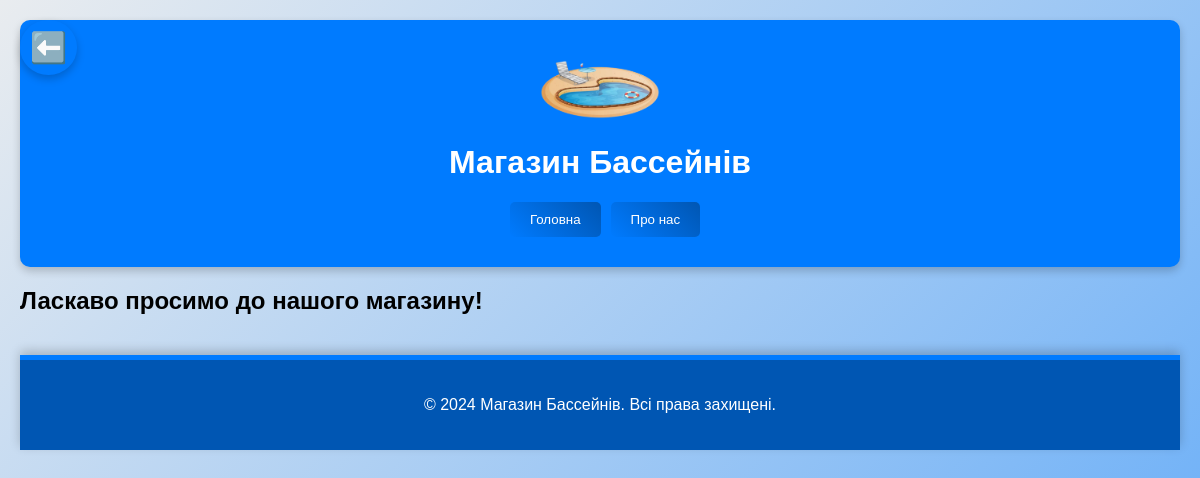
The page /products on the database as committed earlier.
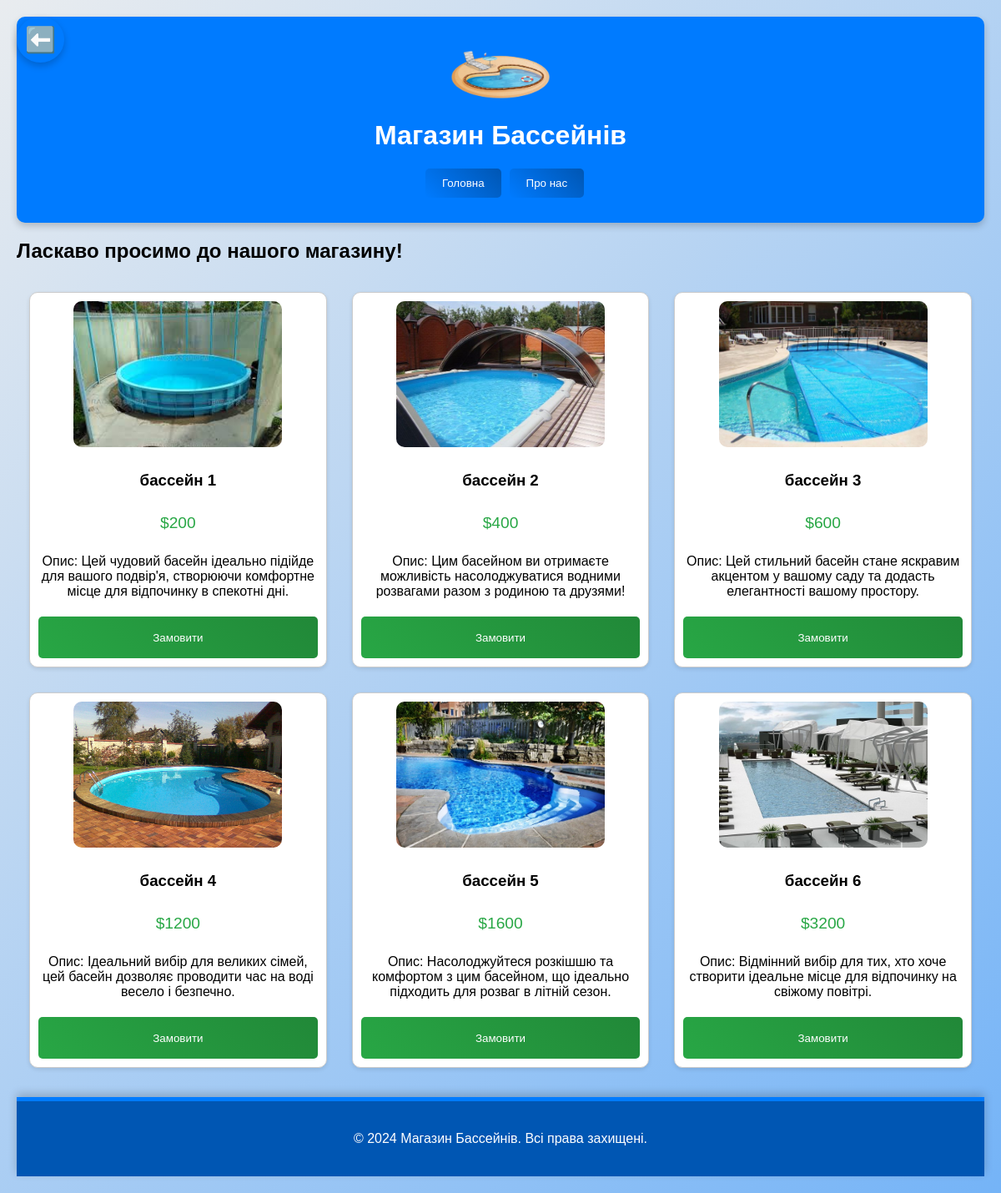
The same page on the database as committed later.
### tables this page shows
CREATE TABLE products(id INTEGER PRIMARY KEY AUTOINCREMENT,name VARCHAR(255),description VARCHAR(255),price INTEGER,depth INTEGER,image_name VARCHAR(255));

### main.py (the view)
@app.route("/products")
def products():
    connection = sqlite3.connect("database.sqlite")
    cursor = connection.cursor()
    cards = cursor.execute("SELECT * FROM products").fetchall()
    connection.close()
    print(cards)
    return render_template('products_new.html', products=cards)

### templates/products_new.html
{% extends 'products.html' %}
{% block content %}
    {% for card in products %}
        <div class="product-card">
                <img src="{{ url_for('static', filename='img/' + card[5]) }}" alt={{card[1]}}  class="product-image">
                <h3>{{card[1]}}</h3>
                <p class="price">{{card[3]}}</p>
                <p>Опис: {{card[2]}}</p>
                <button class="order-button" onclick="navigateTo('order')">Замовити</button>
        </div>
    {% endfor %}
{% endblock %}

### templates/products.html (shortened to what this page needs)
<!DOCTYPE html>
<html lang="uk">
<head>
    <link rel="stylesheet" href="style.css">
</head>
<body>
    <header>
        <div class="logo-container">
            <img src="depositphotos_23428992-stock-illustration-a-swimming-pool-removebg-preview(1).png" alt="Логотип" class="logo-img">
            <h1 class="logo-text">Магазин Бассейнів</h1>
        </div>
        <nav class="navbar">
            <button onclick="navigateTo('index')" class="nav-button">Головна</button>
            <button onclick="navigateTo('about')" class="nav-button">Про нас</button>
        </nav>
    </header>
    <main>
        <section class="hero-section">
            <h2 class="welcome-heading">Ласкаво просимо до нашого магазину!</h2>
        </section>
        <section class="products-section">
            {% block content %}{% endblock %}
        </section>
        <button class="back-button" onclick="navigateTo('index')">⬅️</button>
    </main>
    <footer>
        <p>© 2024 Магазин Бассейнів. Всі права захищені.</p>
    </footer>
</body>
</html>

### static/style/style.css (style rules this page uses)
body { font-family: 'Arial', sans-serif; background: linear-gradient(135deg, #e9ecef, #007bff); background-size: 200% 200%; animation: backgroundAnimation 10s ease infinite; margin: 0; padding: 20px; animation: fadeIn 1s ease-in-out; }
header { display: block; text-align: center; background-color: #007bff; padding: 30px; color: white; box-shadow: 0 4px 8px rgba(0, 0, 0, 0.2); border-radius: 10px; animation: slideIn 0.5s ease; }
.logo-img { max-width: 120px; margin-top: 10px; height: auto; transition: transform 0.3s ease; }
.navbar { display: flex; justify-content: center; margin-top: 20px; }
.nav-button { background: linear-gradient(45deg, #007bff, #0056b3); color: white; border: none; border-radius: 5px; padding: 10px 20px; margin-left: 10px; cursor: pointer; transition: background-color 0.3s, transform 0.3s, box-shadow 0.3s; }
.products-section { display: flex; flex-wrap: wrap; justify-content: space-between; margin-top: 20px; }
.product-card { border: 2px solid #007bff; border-radius: 10px; padding: 15px; text-align: center; margin: 10px; background-color: #ffffff; box-shadow: 0 6px 15px rgba(0, 0, 0, 0.2); width: calc(33.333% - 20px); height: 450px; box-sizing: border-box; display: flex; flex-direction: column; justify-content: space-between; transition: transform 0.3s; animation: fadeInUp 0.5s ease forwards; opacity: 0; }
.product-image { width: 80%; max-width: 300px; height: auto; margin: 0 auto; border-radius: 10px; margin-bottom: 10px; transition: transform 0.3s; }
.price { font-size: 1.5em; margin: 10px 0; color: #28a745; }
.order-button { position: relative; background: linear-gradient(45deg, #28a745, #218838); color: white; border: none; border-radius: 5px; padding: 15px 30px; cursor: pointer; transition: background-color 0.3s, transform 0.3s, box-shadow 0.3s; height: 50px; margin-top: auto; }
.order-button::after { content: ''; position: absolute; top: 0; left: 0; width: 100%; height: 100%; background-color: rgba(40, 167, 69, 0.5); border-radius: 5px; transform: scale(0); transition: transform 0.3s; z-index: 0; }
.back-button { background-color: #007bff; border: none; border-radius: 50%; cursor: pointer; position: fixed; top: 20px; left: 20px; z-index: 1000; font-size: 40px; color: white; padding: 15px; box-shadow: 0 4px 8px rgba(0, 0, 0, 0.2); transition: transform 0.3s, box-shadow 0.3s, background-color 0.3s; }
footer { text-align: center; margin-top: 20px; padding: 20px; background-color: #0056b3; color: white; box-shadow: 0 -4px 10px rgba(0, 0, 0, 0.2); border-top: 5px solid #007bff; }

### templates/products.html (style rules this page uses)
.product-image { width: 250px; height: 175px; object-fit: cover; border-radius: 10px; }
.back-button { background-color: transparent; border: none; border-radius: 50%; cursor: pointer; font-size: 30px; color: #007bff; padding: 10px; transition: background-color 0.3s; }
.products-section { display: flex; flex-wrap: wrap; justify-content: center; margin: 20px 0; }
.product-card { display: flex; flex-direction: column; border: 1px solid #ccc; border-radius: 10px; margin: 15px; padding: 10px; box-shadow: 0 2px 5px rgba(0, 0, 0, 0.1); text-align: center; transition: transform 0.2s; width: calc(33.33% - 30px); }
.price { font-size: 1.2em; color: #28a745; margin: 10px 0; }
.order-button { background-color: #007bff; color: white; border: none; border-radius: 5px; cursor: pointer; transition: background-color 0.3s, transform 0.3s; padding: 10px; width: 100%; }

Rows that differ between the two databases and show on the page:
added products: image_name (picture), name "бассейн 1", price "$200", description "Цей чудовий басейн ідеально підійде для вашого подвір'я, створюючи комфортне місце для відпочинку в спекотні дні."
added products: image_name (picture), name "бассейн 2", price "$400", description "Цим басейном ви отримаєте можливість насолоджуватися водними розвагами разом з родиною та друзями!"
added products: image_name (picture), name "бассейн 3", price "$600", description "Цей стильний басейн стане яскравим акцентом у вашому саду та додасть елегантності вашому простору."
added products: image_name (picture), name "бассейн 4", price "$1200", description "Ідеальний вибір для великих сімей, цей басейн дозволяє проводити час на воді весело і безпечно."
added products: image_name (picture), name "бассейн 5", price "$1600", description "Насолоджуйтеся розкішшю та комфортом з цим басейном, що ідеально підходить для розваг в літній сезон."
added products: image_name (picture), name "бассейн 6", price "$3200", description "Відмінний вибір для тих, хто хоче створити ідеальне місце для відпочинку на свіжому повітрі."
